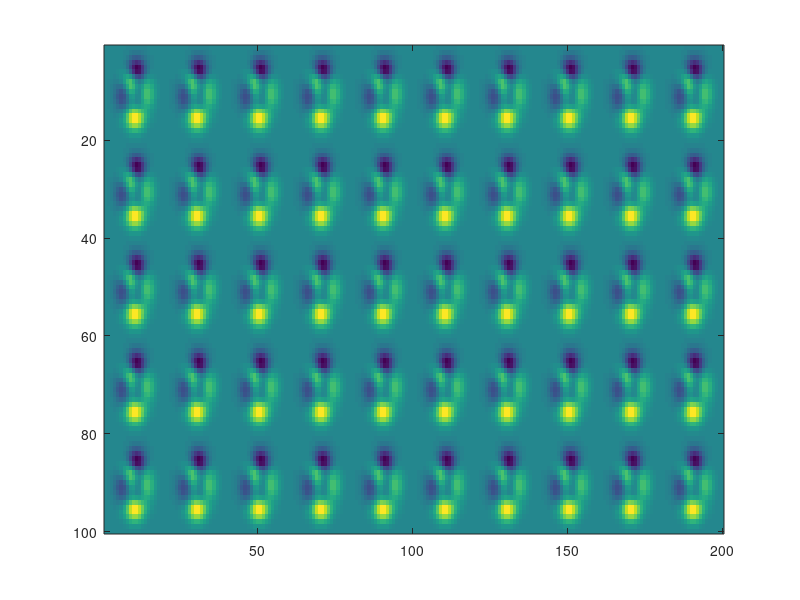

MATLAB code for this plot: (Note: this script raises an error after producing the figure.)
%%
% 2-D Transform
% The 2-D Fourier transform is useful for processing 2-D signals and other 2-D data such as images.
% Create and plot 2-D data with repeated blocks.

% Take a 2D signal matrix
P = peaks(20);
X = repmat(P,[5 10]);
imagesc(X)

%% 
% TODO : Compute the 2-D Fourier transform of the data.  
% Shift the zero-frequency component to the center of the output, and 
% plot the resulting 100-by-200 matrix, which is the same size as X



% In the case of Radar signal processing. Convert the signal in MxN matrix, where M is the size of Range FFT samples and N is the size of Doppler FFT samples:
signal  = reshape(signal, [M, N]);

% Run the 2D FFT across both the dimensions.
signal_fft = fft2(signal, M, N);

% Shift zero-frequency terms to the center of the array
signal_fft = fftshift(signal_fft);

% Take the absolute value
signal_fft = abs(signal_fft);

% Here since it is a 2D output, it can be plotted as an image. Hence, we use the imagesc function
imagesc(signal_fft);

